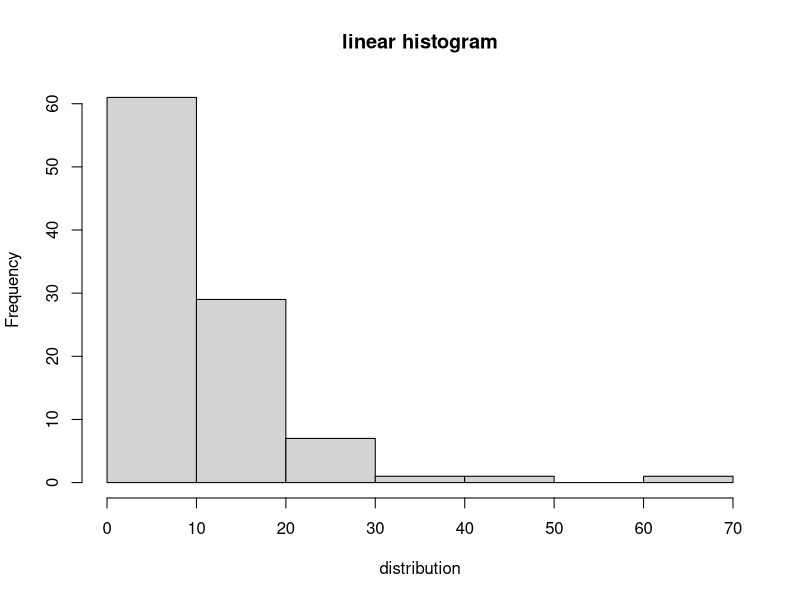
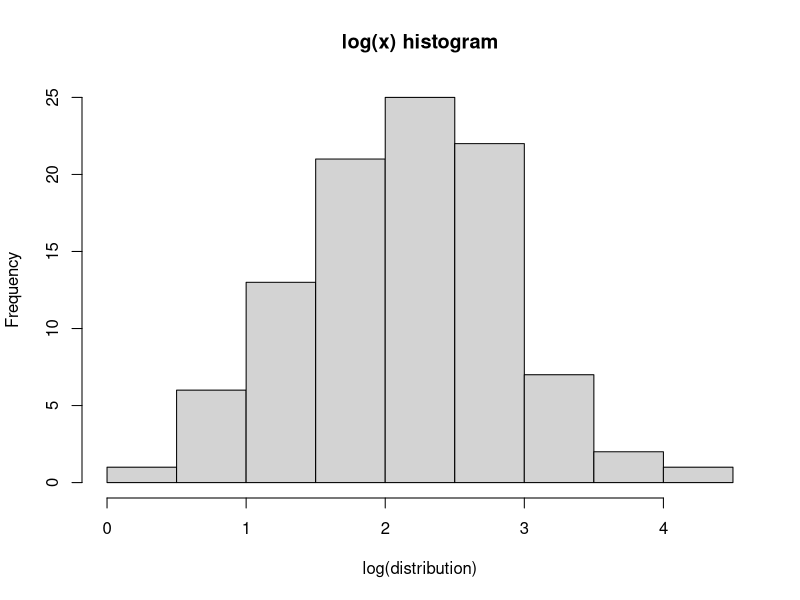

These charts were generated, in order, by the following R code:
## ---- chunk 1
set.seed(210)
distribution <- rnbinom(n = 100,mu = 10, size = 2)

## ---- chunk 2
hist(distribution, main = "linear histogram" )
hist(log(distribution), main = "log(x) histogram")
